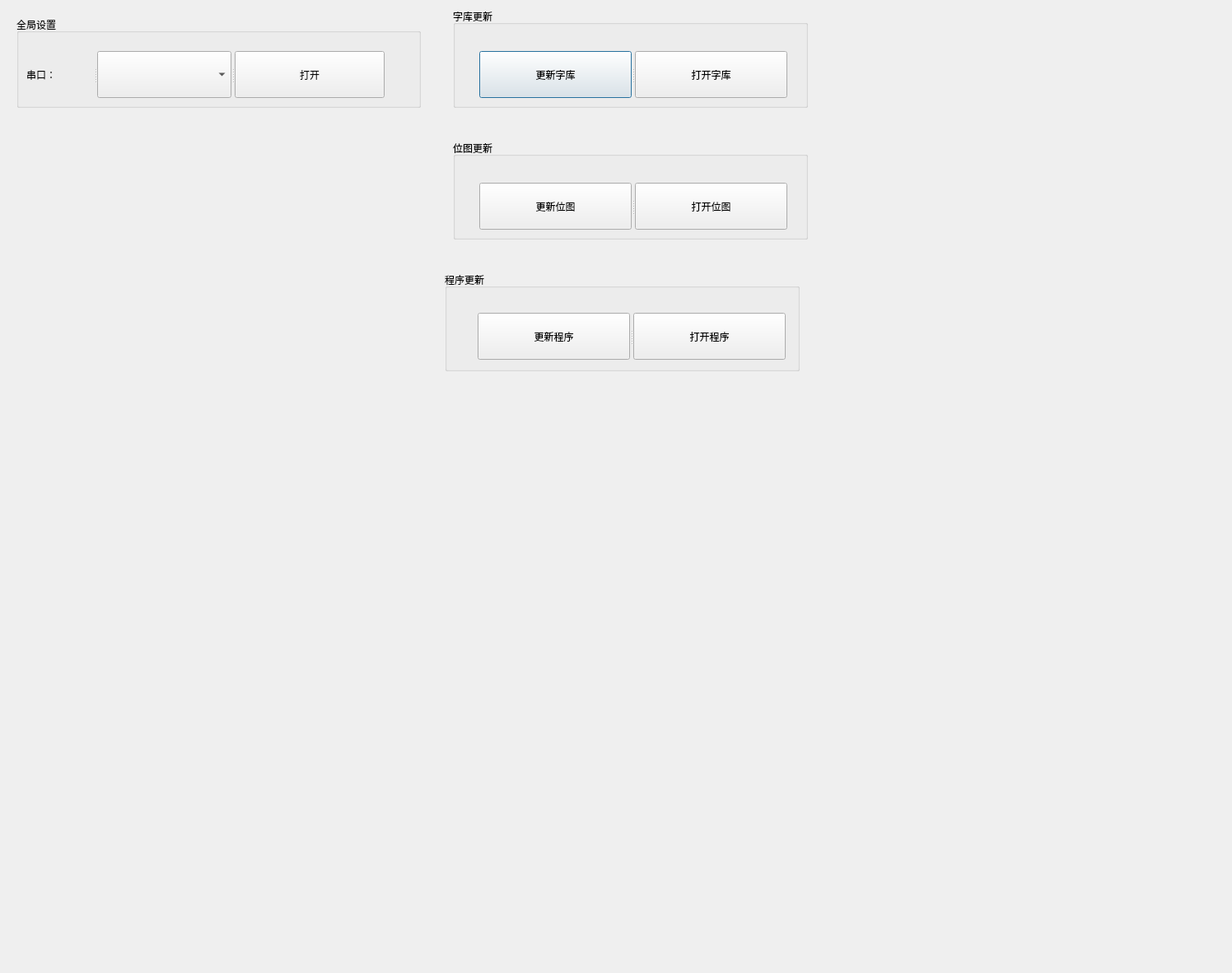
<?xml version="1.0" encoding="UTF-8"?>
<ui version="4.0">
 <class>CBRTLoader</class>
 <widget class="QDialog" name="CBRTLoader">
  <property name="geometry">
   <rect>
    <x>0</x>
    <y>0</y>
    <width>1496</width>
    <height>1182</height>
   </rect>
  </property>
  <property name="windowTitle">
   <string>Dialog</string>
  </property>
  <widget class="QGroupBox" name="groupBox">
   <property name="geometry">
    <rect>
     <x>550</x>
     <y>10</y>
     <width>431</width>
     <height>121</height>
    </rect>
   </property>
   <property name="title">
    <string>字库更新</string>
   </property>
   <widget class="QSplitter" name="splitter_2">
    <property name="geometry">
     <rect>
      <x>32</x>
      <y>52</y>
      <width>374</width>
      <height>57</height>
     </rect>
    </property>
    <property name="orientation">
     <enum>Qt::Horizontal</enum>
    </property>
    <widget class="QPushButton" name="pushButton_4">
     <property name="text">
      <string>更新字库</string>
     </property>
    </widget>
    <widget class="QPushButton" name="set_dev_list_btn">
     <property name="text">
      <string>打开字库</string>
     </property>
    </widget>
   </widget>
  </widget>
  <widget class="QGroupBox" name="groupBox_2">
   <property name="geometry">
    <rect>
     <x>20</x>
     <y>20</y>
     <width>491</width>
     <height>111</height>
    </rect>
   </property>
   <property name="title">
    <string>全局设置</string>
   </property>
   <widget class="QSplitter" name="splitter">
    <property name="geometry">
     <rect>
      <x>12</x>
      <y>42</y>
      <width>435</width>
      <height>57</height>
     </rect>
    </property>
    <property name="orientation">
     <enum>Qt::Horizontal</enum>
    </property>
    <widget class="QLabel" name="label">
     <property name="text">
      <string>串口：</string>
     </property>
    </widget>
    <widget class="QComboBox" name="comsel_combox"/>
    <widget class="QPushButton" name="com_open">
     <property name="text">
      <string>打开</string>
     </property>
    </widget>
   </widget>
  </widget>
  <widget class="QWidget" name="layoutWidget">
   <property name="geometry">
    <rect>
     <x>0</x>
     <y>0</y>
     <width>2</width>
     <height>2</height>
    </rect>
   </property>
   <layout class="QVBoxLayout" name="verticalLayout"/>
  </widget>
  <widget class="QWidget" name="layoutWidget">
   <property name="geometry">
    <rect>
     <x>0</x>
     <y>0</y>
     <width>2</width>
     <height>2</height>
    </rect>
   </property>
   <layout class="QVBoxLayout" name="verticalLayout_2"/>
  </widget>
  <widget class="QGroupBox" name="groupBox_3">
   <property name="geometry">
    <rect>
     <x>550</x>
     <y>170</y>
     <width>431</width>
     <height>121</height>
    </rect>
   </property>
   <property name="title">
    <string>位图更新</string>
   </property>
   <widget class="QSplitter" name="splitter_3">
    <property name="geometry">
     <rect>
      <x>32</x>
      <y>52</y>
      <width>374</width>
      <height>57</height>
     </rect>
    </property>
    <property name="orientation">
     <enum>Qt::Horizontal</enum>
    </property>
    <widget class="QPushButton" name="pushButton_5">
     <property name="text">
      <string>更新位图</string>
     </property>
    </widget>
    <widget class="QPushButton" name="set_dev_list_btn_2">
     <property name="text">
      <string>打开位图</string>
     </property>
    </widget>
   </widget>
  </widget>
  <widget class="QGroupBox" name="groupBox_4">
   <property name="geometry">
    <rect>
     <x>540</x>
     <y>330</y>
     <width>431</width>
     <height>121</height>
    </rect>
   </property>
   <property name="title">
    <string>程序更新</string>
   </property>
   <widget class="QSplitter" name="splitter_4">
    <property name="geometry">
     <rect>
      <x>40</x>
      <y>50</y>
      <width>374</width>
      <height>57</height>
     </rect>
    </property>
    <property name="orientation">
     <enum>Qt::Horizontal</enum>
    </property>
    <widget class="QPushButton" name="pushButton_6">
     <property name="text">
      <string>更新程序</string>
     </property>
    </widget>
    <widget class="QPushButton" name="set_dev_list_btn_3">
     <property name="text">
      <string>打开程序</string>
     </property>
    </widget>
   </widget>
  </widget>
 </widget>
 <resources/>
 <connections>
  <connection>
   <sender>com_open</sender>
   <signal>clicked()</signal>
   <receiver>CBRTLoader</receiver>
   <slot>open()</slot>
   <hints>
    <hint type="sourcelabel">
     <x>466</x>
     <y>118</y>
    </hint>
    <hint type="destinationlabel">
     <x>1116</x>
     <y>172</y>
    </hint>
   </hints>
  </connection>
  <connection>
   <sender>comsel_combox</sender>
   <signal>activated(int)</signal>
   <receiver>CBRTLoader</receiver>
   <slot>onComSel()</slot>
   <hints>
    <hint type="sourcelabel">
     <x>291</x>
     <y>97</y>
    </hint>
    <hint type="destinationlabel">
     <x>790</x>
     <y>78</y>
    </hint>
   </hints>
  </connection>
  <connection>
   <sender>pushButton_4</sender>
   <signal>clicked()</signal>
   <receiver>CBRTLoader</receiver>
   <slot>onUpdateFont()</slot>
   <hints>
    <hint type="sourcelabel">
     <x>686</x>
     <y>106</y>
    </hint>
    <hint type="destinationlabel">
     <x>887</x>
     <y>273</y>
    </hint>
   </hints>
  </connection>
  <connection>
   <sender>set_dev_list_btn</sender>
   <signal>clicked()</signal>
   <receiver>CBRTLoader</receiver>
   <slot>onOpenFontLib()</slot>
   <hints>
    <hint type="sourcelabel">
     <x>855</x>
     <y>100</y>
    </hint>
    <hint type="destinationlabel">
     <x>661</x>
     <y>227</y>
    </hint>
   </hints>
  </connection>
  <connection>
   <sender>pushButton_5</sender>
   <signal>clicked()</signal>
   <receiver>CBRTLoader</receiver>
   <slot>onUpdateBmp()</slot>
   <hints>
    <hint type="sourcelabel">
     <x>646</x>
     <y>259</y>
    </hint>
    <hint type="destinationlabel">
     <x>644</x>
     <y>304</y>
    </hint>
   </hints>
  </connection>
  <connection>
   <sender>set_dev_list_btn_2</sender>
   <signal>clicked()</signal>
   <receiver>CBRTLoader</receiver>
   <slot>onOpenBmp()</slot>
   <hints>
    <hint type="sourcelabel">
     <x>847</x>
     <y>255</y>
    </hint>
    <hint type="destinationlabel">
     <x>847</x>
     <y>305</y>
    </hint>
   </hints>
  </connection>
  <connection>
   <sender>pushButton_6</sender>
   <signal>clicked()</signal>
   <receiver>CBRTLoader</receiver>
   <slot>onUpdatePrg()</slot>
   <hints>
    <hint type="sourcelabel">
     <x>691</x>
     <y>419</y>
    </hint>
    <hint type="destinationlabel">
     <x>689</x>
     <y>485</y>
    </hint>
   </hints>
  </connection>
  <connection>
   <sender>set_dev_list_btn_3</sender>
   <signal>clicked()</signal>
   <receiver>CBRTLoader</receiver>
   <slot>onOpenPrg()</slot>
   <hints>
    <hint type="sourcelabel">
     <x>918</x>
     <y>410</y>
    </hint>
    <hint type="destinationlabel">
     <x>917</x>
     <y>505</y>
    </hint>
   </hints>
  </connection>
 </connections>
 <slots>
  <slot>send()</slot>
  <slot>onComSel()</slot>
  <slot>onUpdateFont()</slot>
  <slot>onOpenFontLib()</slot>
  <slot>onUpdateBmp()</slot>
  <slot>onOpenBmp()</slot>
  <slot>onUpdatePrg()</slot>
  <slot>onOpenPrg()</slot>
 </slots>
</ui>
